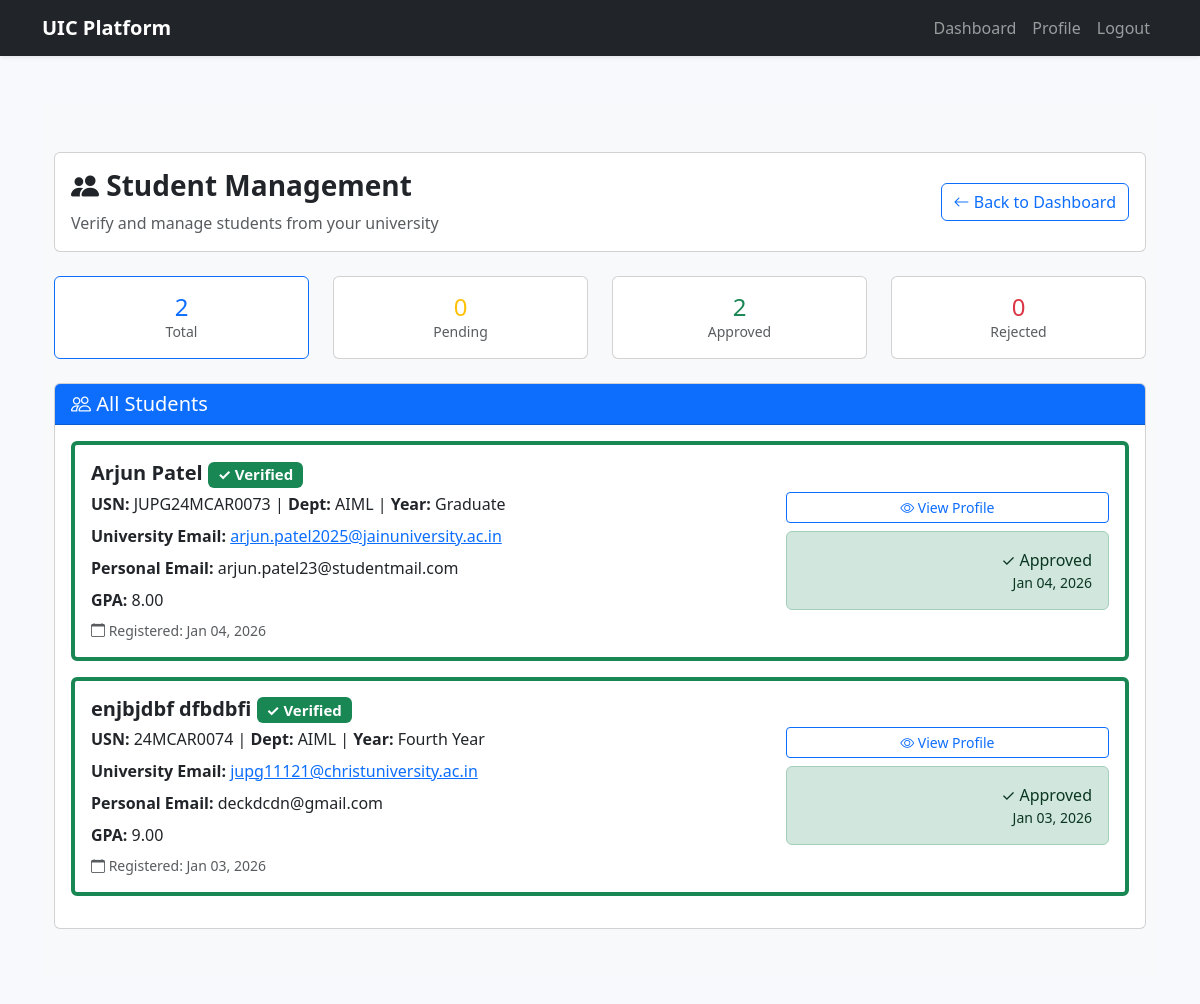
The page /accounts/university/students/ (signed in) on the database its author committed.
### apps/accounts/models.py (models this page shows, shortened)
class Student(models.Model):
    YEAR_CHOICES = (
        ('1', 'First Year'),
        ('2', 'Second Year'),
        ('3', 'Third Year'),
        ('4', 'Fourth Year'),
        ('graduate', 'Graduate'),
    )
    user = models.OneToOneField(User, on_delete=models.CASCADE, related_name='student_profile')
    university = models.ForeignKey(
        University,
        on_delete=models.CASCADE,
        related_name='students',
        null=True,  # ← ADD THIS
        blank=True  # ← ADD THIS
    )
    student_id = models.CharField(max_length=50, blank=True)  # ← Also make blank=True
    department = models.CharField(max_length=100)
    year = models.CharField(max_length=20, choices=YEAR_CHOICES)
    gpa = models.DecimalField(max_digits=4, decimal_places=2, null=True, blank=True,
                              validators=[MinValueValidator(0), MaxValueValidator(10)])
    bio = models.TextField(blank=True)
    profile_picture = models.ImageField(upload_to='students/', blank=True, null=True)
    resume = models.FileField(upload_to='resumes/', blank=True, null=True)
    portfolio_url = models.URLField(blank=True)
    skills = models.TextField(help_text="Comma-separated skills", blank=True)  # ← Make blank=True
    projects_completed = models.IntegerField(default=0)
    rating = models.DecimalField(max_digits=3, decimal_places=2, default=0.0,
                                 validators=[MinValueValidator(0), MaxValueValidator(5)])
    total_earned = models.DecimalField(max_digits=10, decimal_places=2, default=0.0)
    available_for_projects = models.BooleanField(default=True)
    preferred_domains = models.TextField(blank=True, help_text="Comma-separated domains")
    is_verified = models.BooleanField(default=False)
    verification_status = models.CharField(
        max_length=20,
        choices=(
            ('pending', 'Pending Verification'),
            ('approved', 'Approved'),
            ('rejected', 'Rejected'),
        ),
        default='pending'
    )
    university_email = models.EmailField(blank=True, help_text="Your university email address")
    rejection_reason = models.TextField(blank=True)
    verified_by = models.ForeignKey(
        University,
        on_delete=models.SET_NULL,
        null=True,
        blank=True,
        related_name='verified_students'
    )
    verified_at = models.DateTimeField(null=True, blank=True)
    created_at = models.DateTimeField(auto_now_add=True)
    updated_at = models.DateTimeField(auto_now=True)
    class Meta:
        db_table = 'students'

class User(AbstractUser):
    USER_TYPES = (
        ('student', 'Student'),
        ('company', 'Company'),
        ('university', 'University Admin'),
    )
    user_type = models.CharField(max_length=20, choices=USER_TYPES)
    email_verified = models.BooleanField(default=False)
    phone = models.CharField(max_length=15, blank=True)
    created_at = models.DateTimeField(auto_now_add=True)
    updated_at = models.DateTimeField(auto_now=True)
    class Meta:
        db_table = 'users'

### apps/accounts/views.py (the view)
# urls.py: path('university/students/', views.UniversityStudentsView.as_view(), name='university_students'),
class UniversityStudentsView(LoginRequiredMixin, UniversityRequiredMixin, TemplateView):
    template_name = 'accounts/university_students.html'
    def get_context_data(self, **kwargs):
        context = super().get_context_data(**kwargs)
        profile = self.request.user.university_profile
        status_filter = self.request.GET.get('status', 'all')
        students = profile.students.all()
        if status_filter == 'pending':
            students = students.filter(verification_status='pending')
        elif status_filter == 'approved':
            students = students.filter(verification_status='approved')
        elif status_filter == 'rejected':
            students = students.filter(verification_status='rejected')
        context['students'] = students.order_by('-created_at')
        context['current_filter'] = status_filter
        context['pending_count'] = profile.students.filter(verification_status='pending').count()
        context['approved_count'] = profile.students.filter(verification_status='approved').count()
        context['rejected_count'] = profile.students.filter(verification_status='rejected').count()
        context['total_count'] = profile.students.count()
        return context

### apps/accounts/views.py (called while the page is built)
    def test_func(self):
        return (self.request.user.is_authenticated and
                self.request.user.user_type == 'university' and
                hasattr(self.request.user, 'university_profile'))

### templates/accounts/university_students.html (shortened to what this page needs)
{% extends 'base.html' %}
{% load static %}
{% block content %}
<section class="py-5 bg-light">
    <div class="container">
        <div class="card mb-4">
            <div class="card-body">
                <div class="row align-items-center">
                    <div class="col-md-8">
                        <h3 class="fw-bold mb-2">
                            <i class="bi bi-people-fill"></i> Student Management
                        </h3>
                        <p class="text-muted mb-0">Verify and manage students from your university</p>
                    </div>
                    <div class="col-md-4 text-end">
                        <a href="{% url 'accounts:university_dashboard' %}" class="btn btn-outline-primary">
                            <i class="bi bi-arrow-left"></i> Back to Dashboard
                        </a>
                    </div>
                </div>
            </div>
        </div>
        <div class="row mb-4">
            <div class="col-md-3">
                <a href="?status=all" class="text-decoration-none">
                    <div class="card text-center h-100 {% if current_filter == 'all' %}border-primary{% endif %}">
                        <div class="card-body">
                            <h4 class="text-primary mb-0">{{ total_count }}</h4>
                            <small class="text-muted">Total</small>
                        </div>
                    </div>
                </a>
            </div>
            <div class="col-md-3">
                <a href="?status=pending" class="text-decoration-none">
                    <div class="card text-center h-100 {% if current_filter == 'pending' %}border-warning{% endif %}">
                        <div class="card-body">
                            <h4 class="text-warning mb-0">{{ pending_count }}</h4>
                            <small class="text-muted">Pending</small>
                        </div>
                    </div>
                </a>
            </div>
            <div class="col-md-3">
                <a href="?status=approved" class="text-decoration-none">
                    <div class="card text-center h-100 {% if current_filter == 'approved' %}border-success{% endif %}">
                        <div class="card-body">
                            <h4 class="text-success mb-0">{{ approved_count }}</h4>
                            <small class="text-muted">Approved</small>
                        </div>
                    </div>
                </a>
            </div>
            <div class="col-md-3">
                <a href="?status=rejected" class="text-decoration-none">
                    <div class="card text-center h-100 {% if current_filter == 'rejected' %}border-danger{% endif %}">
                        <div class="card-body">
                            <h4 class="text-danger mb-0">{{ rejected_count }}</h4>
                            <small class="text-muted">Rejected</small>
                        </div>
                    </div>
                </a>
            </div>
        </div>
        <div class="card">
            <div class="card-header bg-primary text-white">
                <h5 class="mb-0">
                    <i class="bi bi-people"></i>
                    {% if current_filter == 'all' %}All Students
                    {% elif current_filter == 'pending' %}Pending Verification
                    {% elif current_filter == 'approved' %}Approved Students
                    {% elif current_filter == 'rejected' %}Rejected Students
                    {% endif %}
                </h5>
            </div>
            <div class="card-body">
                {% if students %}
                    {% for student in students %}
                    <div class="card mb-3 border-start border-4 border-{% if student.verification_status == 'approved' %}success{% elif student.verification_status == 'rejected' %}danger{% else %}warning{% endif %}">
                        <div class="card-body">
                            <div class="row align-items-center">
                                <div class="col-md-8">
                                    <h5 class="fw-bold mb-1">
                                        {{ student.user.get_full_name }}
                                        {% if student.verification_status == 'approved' %}
                                            <span class="badge bg-success">✓ Verified</span>
                                        {% elif student.verification_status == 'pending' %}
                                            <span class="badge bg-warning">⏳ Pending</span>
                                        {% elif student.verification_status == 'rejected' %}
                                            <span class="badge bg-danger">✗ Rejected</span>
                                        {% endif %}
                                    </h5>
                                    <div class="mb-2">
                                        <strong>USN:</strong> {{ student.student_id|default:"Not provided" }} |
                                        <strong>Dept:</strong> {{ student.department }} |
                                        <strong>Year:</strong> {{ student.get_year_display }}
                                    </div>
                                    <div class="mb-2">
                                        <strong>University Email:</strong>
                                        <a href="mailto:{{ student.university_email }}">{{ student.university_email|default:"Not provided" }}</a>
                                    </div>
                                    <div class="mb-2">
                                        <strong>Personal Email:</strong> {{ student.user.email }}
                                    </div>
                                    {% if student.gpa %}
                                    <div class="mb-2">
                                        <strong>GPA:</strong> {{ student.gpa }}
                                    </div>
                                    {% endif %}
                                    <small class="text-muted">
                                        <i class="bi bi-calendar"></i> Registered: {{ student.created_at|date:"M d, Y" }}
                                    </small>
                                </div>
                                <div class="col-md-4 text-end">
                                    <a href="{% url 'accounts:student_public' student.pk %}" class="btn btn-outline-primary btn-sm w-100 mb-2">
                                        <i class="bi bi-eye"></i> View Profile
                                    </a>
                                    {% if student.verification_status == 'pending' %}
                                    <form method="post" action="{% url 'accounts:student_verification_action' student.pk %}">
                                        {% csrf_token %}
                                        <button type="submit" name="action" value="approve"
                                                class="btn btn-success w-100 mb-2"
                                                onclick="return confirm('Approve this student?')">
                                            <i class="bi bi-check-circle"></i> Approve
                                        </button>
                                        <button type="button" class="btn btn-danger w-100"
                                                data-bs-toggle="modal"
                                                data-bs-target="#rejectModal{{ student.id }}">
                                            <i class="bi bi-x-circle"></i> Reject
                                        </button>
                                    </form>
                                    <div class="modal fade" id="rejectModal{{ student.id }}" tabindex="-1">
                                        <div class="modal-dialog">
                                            <div class="modal-content">
                                                <div class="modal-header">
                                                    <h5 class="modal-title">Reject Student</h5>
                                                    <button type="button" class="btn-close" data-bs-dismiss="modal"></button>
                                                </div>
                                                <form method="post" action="{% url 'accounts:student_verification_action' student.pk %}">
                                                    {% csrf_token %}
                                                    <input type="hidden" name="action" value="reject">
                                                    <div class="modal-body">
                                                        <p>Provide a reason for rejecting <strong>{{ student.user.get_full_name }}</strong>:</p>
                                                        <textarea name="rejection_reason" class="form-control" rows="3"
                                                                  placeholder="e.g., Invalid USN, wrong university email domain..." required></textarea>
                                                    </div>
                                                    <div class="modal-footer">
                                                        <button type="button" class="btn btn-secondary" data-bs-dismiss="modal">Cancel</button>
                                                        <button type="submit" class="btn btn-danger">Reject</button>
                                                    </div>
                                                </form>
                                            </div>
                                        </div>
                                    </div>
                                    {% elif student.verification_status == 'approved' %}
                                    <div class="alert alert-success mb-0">
                                        ✓ Approved
                                        {% if student.verified_at %}
                                        <br><small>{{ student.verified_at|date:"M d, Y" }}</small>
                                        {% endif %}
                                    </div>
                                    {% elif student.verification_status == 'rejected' %}
                                    <div class="alert alert-danger mb-0">
                                        ✗ Rejected
                                    </div>
                                    {% endif %}
                                </div>
                            </div>
                        </div>
                    </div>
                    {% endfor %}
                {% endif %}
            </div>
        </div>
    </div>
</section>
{% endblock %}

### templates/base.html (style rules this page uses)
body { background: #f7f9fc; }

### rows shown on the page
Student: user.get_full_name "Arjun Patel", verification_status "✓ Verified", student_id "JUPG24MCAR0073", department "AIML", year "Graduate", university_email "arjun.patel2025@jainuniversity.ac.in", user.email "arjun.patel23@studentmail.com", gpa "8.00", created_at "Jan 04, 2026", verified_at "Jan 04, 2026"
Student: user.get_full_name "enjbjdbf dfbdbfi", verification_status "✓ Verified", student_id "24MCAR0074", department "AIML", year "Fourth Year", university_email "jupg11121@christuniversity.ac.in", user.email "deckdcdn@gmail.com", gpa "9.00", created_at "Jan 03, 2026", verified_at "Jan 03, 2026"

### other values the page prints
{{ total_count }} "2"
{{ pending_count }} "0"
{{ approved_count }} "2"
{{ rejected_count }} "0"
